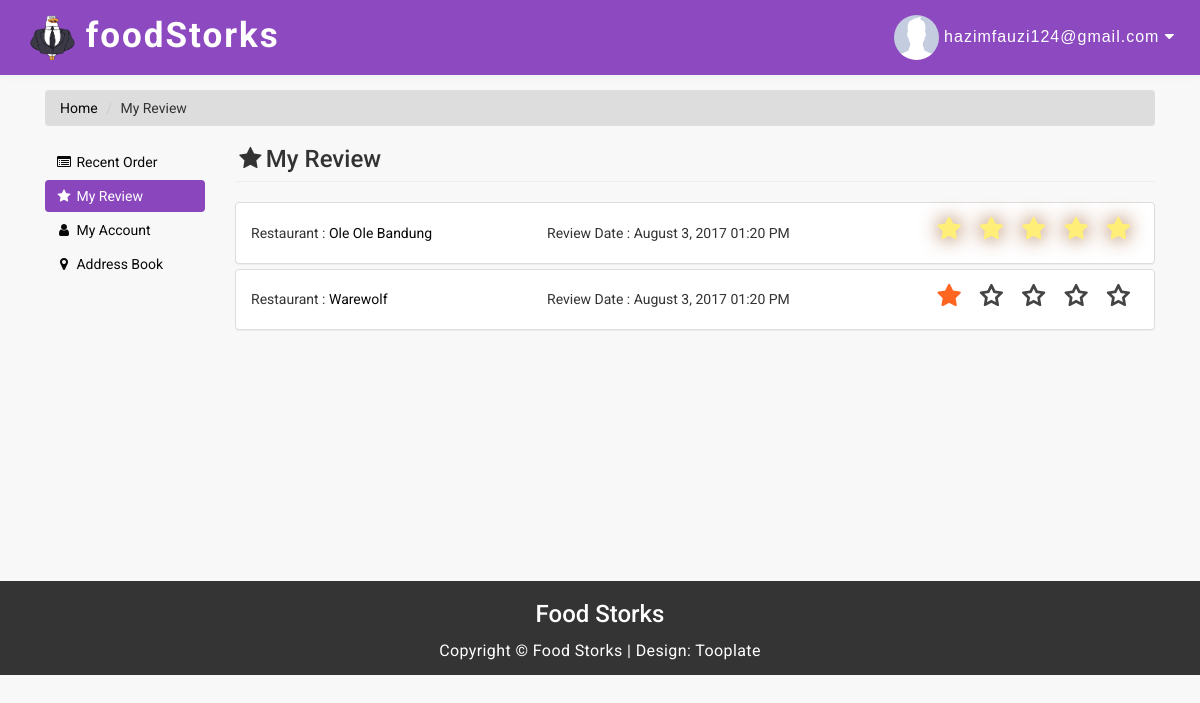
Screenshot of /my_review.php (signed in) with the database file from the repository.
### tables this page shows
CREATE TABLE `review` (
  `review_id` int(11) NOT NULL,
  `review_star` int(11) NOT NULL,
  `review_title` varchar(50) NOT NULL,
  `review_desc` varchar(100) NOT NULL,
  `rest_id` int(11) NOT NULL,
  `user_id` int(11) NOT NULL,
  `review_date` datetime NOT NULL
);

CREATE TABLE `restaurant` (
  `rest_id` int(11) NOT NULL,
  `rest_name` varchar(50) NOT NULL,
  `rest_owner` int(11) NOT NULL,
  `rest_rate` int(11) NOT NULL,
  `total_rate` varchar(50) NOT NULL,
  `rest_address` varchar(50) NOT NULL,
  `rest_postcode` varchar(10) NOT NULL,
  `rest_city` varchar(50) NOT NULL,
  `rest_state` varchar(50) NOT NULL,
  `rest_contact` varchar(20) NOT NULL,
  `open` int(11) NOT NULL,
  `delivery` int(11) NOT NULL,
  `delivery_fee` float(10,2) NOT NULL,
  `halal` int(11) NOT NULL,
  `non_halal` int(11) NOT NULL,
  `start1` time NOT NULL,
  `start2` time NOT NULL,
  `start3` time NOT NULL,
  `start4` time NOT NULL,
  `start5` time NOT NULL,
  `start6` time NOT NULL,
  `start7` time NOT NULL,
  `end1` time NOT NULL,
  `end2` time NOT NULL,
  `end3` time NOT NULL,
  `end4` time NOT NULL,
  `end5` time NOT NULL,
  `end6` time NOT NULL,
  `end7` time NOT NULL
);

### my_review.php (the view, shortened to what this page needs)
<?php
include("header.php");
include_once("session.php");
if(!isset($_SESSION['email'])){
	include("navbar1.php");
	include("login_signup.php");
} else {
	include("connect.php");
	$email=$_SESSION['email'];
	$sql = "SELECT * FROM users WHERE email='$email'";
	$result = mysqli_query($conn,$sql)or die(mysql_error());
	$row = mysqli_fetch_array($result);
	$user_id=$row['id'];
	if( $row['level'] == 'admin' ) {
		header('Location:admin/index.php');
		exit();
	} else if( $row['level'] == 'user' ) {
		include("navbar.php");
	} else if( $row['level'] == 'manager' ) {
		header('Location:manager/index.php');
		exit();
	}
}
?>
<div class="container" style="margin-top:90px">
  <div class="col-sm-12">
    <ul class="breadcrumb">
      <li><a href="index.php">Home</a></li>
      <li>My Review</li>
    </ul>
  </div>
</div>
<div class="container" style="min-height:415px">
  <div class="col-sm-2">
    <nav>
      <ul class="nav nav-pills nav-stacked" style="width: 160px;">
        <li><a href="recent_order.php"><i class="fa fa-list-alt fa-fw"></i> Recent Order</a> </li>
        <li class="active"><a href="my_review.php"><i class="fa fa-star fa-fw"></i> My Review</a> </li>
        <li><a href="my_account.php"><i class="fa fa-user fa-fw"></i> My Account</a> </li>
        <li><a href="address.php"><i class="fa fa-map-marker fa-fw"></i> Address Book</a> </li>
      </ul>
    </nav>
  </div>
  <div class="col-sm-10">
    <h3 class="page-header" style=" margin-top:0; margin-bottom:1"><i class="fa fa-star fa-fw"></i>My Review</h3>
    <div class="tab-content">
      <div class="tab-pane fade in active" id="recent">
        <div class="panel-group" id="accordion">
          <?php
	$result=mysqli_query($conn,"SELECT review.*, restaurant.rest_name,restaurant.rest_id
								FROM review
								INNER JOIN restaurant ON review.rest_id=restaurant.rest_id
								WHERE review.user_id='$user_id' ORDER BY review.review_date  DESC;");
	while($row=mysqli_fetch_array($result)){?>
          <div class="panel panel-default">
            <div class="panel-body">
            	<table>
                	<tr>
                    	<td width="20%">
                        Restaurant : <a href="restaurant.php?rest_id=<?php echo $row['rest_id'] ?>"><?php echo $row['rest_name'] ?></a>
                        </td>
                        <td width="20%">
                    	Review Date : <?php echo date(" F j, Y h:i A", strtotime($row['review_date'])); ?>
                    	</td>
                        <td width="20%" rowspan="2" >
                            <label class="star star-5" for="star-5"></label>
                            <label class="star star-4" for="star-4"></label>
                            <label class="star star-3" for="star-3"></label>
                            <label class="star star-2" for="star-2"></label>
                            <label class="star star-1" for="star-1"></label>
                        </td>
                    </tr>
                </table>
            </div>
          </div>
          <?php
}
?>
        </div>
      </div>
    </div>
  </div>
</div>
<br>
<?php include ("footer.php"); ?>

### css1/style.css (style rules this page uses)
body { background: #ededed; font-family: 'Roboto', sans-serif; font-weight: 400; position: relative; }

### header.php (style rules this page uses)
label.star { float: right; padding: 10px; font-size: 24px; color: #444; transition: all .2s; margin-top: -16px; margin-bottom: -10px; }
input.star:checked ~ label.star:before { content: '\f005'; color: #FD4; transition: all .25s; }
input.star-5:checked ~ label.star:before { color: #FE7; text-shadow: 0 0 20px #952; }
input.star-1:checked ~ label.star:before { color: #F62; }
label.star:before { content: '\f006'; font-family: FontAwesome; }

### rows the page displays
review: rest.rest_name "Ole Ole Bandung", review_date "August 3, 2017 01:20 PM"
review: rest.rest_name "Warewolf", review_date "August 3, 2017 01:20 PM"

### other values shown
$_SESSION['email'] "hazimfauzi124@gmail.com"
